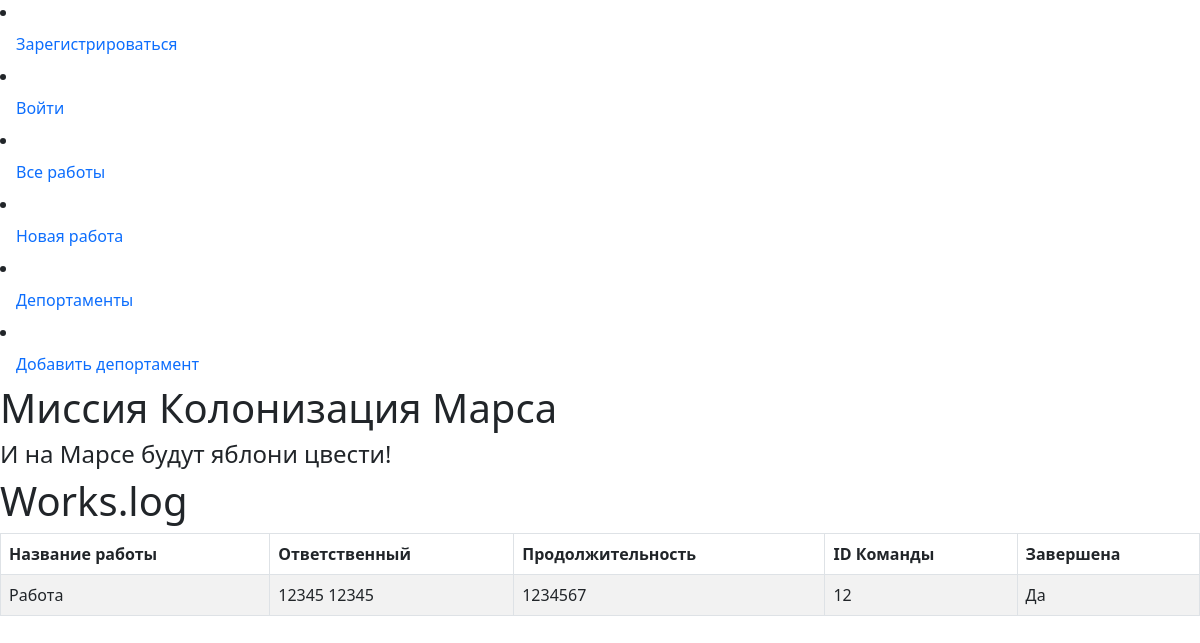
The page / on the database its author committed.
### data/users.py (models this page shows, shortened)
class Jobs(SqlAlchemyBase):
    __tablename__ = "jobs"
    id = sqlalchemy.Column(sqlalchemy.Integer, primary_key=True, autoincrement=True)
    team_leader = sqlalchemy.Column(
        sqlalchemy.Integer, sqlalchemy.ForeignKey("users.id")
    )
    job = sqlalchemy.Column(sqlalchemy.String, default="имя")
    work_size = sqlalchemy.Column(sqlalchemy.Integer, default=datetime.datetime.now)
    collaborators = sqlalchemy.Column(sqlalchemy.String)
    start_date = sqlalchemy.Column(sqlalchemy.DateTime, default=datetime.datetime.now)
    end_date = sqlalchemy.Column(sqlalchemy.DateTime, default=datetime.datetime.now)
    is_finished = sqlalchemy.Column(sqlalchemy.Boolean, default=True)

### app.py (the view)
@app.route('/')
def users():
    db_sess = db_session.create_session()
    jobs = db_sess.query(Jobs).all()
    users = {}
    for job in jobs:
        usera = db_sess.query(User).filter(User.id == job.team_leader)
        for user in usera:
            users[job.id] = f'{user.name} {user.surname}'
    return render_template('jobs.html', jobs=jobs, users=users)

### data/db_session.py (called while the page is built)
def create_session() -> Session:
    global __factory
    return __factory()

### templates/jobs.html (shortened to what this page needs)
{% extends "base.html" %}
{% block content %}
<h1>Works.log</h1>
{% for job in jobs %}
<table class="table table-striped table-bordered">
    <thead>
                <tr>
                    <th>Название работы</th>
                    <th>Ответственный</th>
                    <th>Продолжительность</th>
                    <th>ID Команды</th>
                    <th>Завершена</th>
                </tr>
            </thead>
            <tbody>
                <tr>
                    <td>{{ job.job }}</td>
                    <td>{{ users[job.id] }}</td>
                    <td>{{ job.work_size }}</td>
                    <td>{{ job.collaborators }}</td>
                    <td>
                        {% if job.is_finished %}
                            Да
                        {% else %}
                            Нет
                        {% endif %}
                    </td>
                </tr>
            </tbody>
        </table>
{% endfor %}
{% endblock %}

### rows shown on the page
Jobs: job "Работа", users "12345 12345", work_size "1234567", collaborators "12", is_finished "Да"
